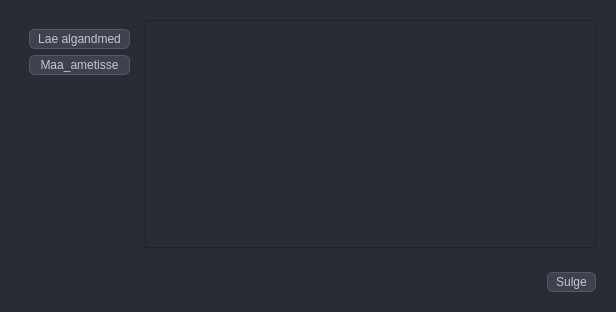
<?xml version="1.0" encoding="UTF-8"?>
<ui version="4.0">
 <class>Dialog</class>
 <widget class="QDialog" name="Dialog">
  <property name="geometry">
   <rect>
    <x>0</x>
    <y>0</y>
    <width>616</width>
    <height>312</height>
   </rect>
  </property>
  <property name="windowTitle">
   <string>Dialog</string>
  </property>
  <property name="styleSheet">
   <string notr="true">QWidget{
    background-color: #272c35;
	color:#c5c5d2
}


QPushButton{
	padding: 2px 8px;
	text-align: center;
	border-radius: 6px;
	background-color:#40414f;
	border: 1px solid #565869;
}


QPushButton:hover{
    background-color: #8e8ea0;
	border: 0.5px solid #acacbe;
	color: #343541;
	text-align: center;	
	padding: 2px 8px;
    border-radius: 6px;
	
}
</string>
  </property>
  <layout class="QVBoxLayout" name="verticalLayout_2">
   <item>
    <widget class="QWidget" name="widget_3" native="true">
     <layout class="QHBoxLayout" name="horizontalLayout_2">
      <item>
       <widget class="QWidget" name="widget" native="true">
        <layout class="QVBoxLayout" name="verticalLayout">
         <item>
          <widget class="QPushButton" name="pbLisaShpFail">
           <property name="text">
            <string>Lae algandmed</string>
           </property>
           <property name="icon">
            <iconset>
             <normaloff>../icons/Icons_hele/file-plus.svg</normaloff>../icons/Icons_hele/file-plus.svg</iconset>
           </property>
           <property name="iconSize">
            <size>
             <width>24</width>
             <height>24</height>
            </size>
           </property>
          </widget>
         </item>
         <item>
          <widget class="QPushButton" name="pbAvaMaaAmet">
           <property name="text">
            <string>Maa_ametisse</string>
           </property>
           <property name="icon">
            <iconset>
             <normaloff>../icons/Icons_hele/external-link.svg</normaloff>../icons/Icons_hele/external-link.svg</iconset>
           </property>
           <property name="iconSize">
            <size>
             <width>24</width>
             <height>24</height>
            </size>
           </property>
          </widget>
         </item>
         <item>
          <spacer name="verticalSpacer">
           <property name="orientation">
            <enum>Qt::Vertical</enum>
           </property>
           <property name="sizeHint" stdset="0">
            <size>
             <width>20</width>
             <height>40</height>
            </size>
           </property>
          </spacer>
         </item>
        </layout>
       </widget>
      </item>
      <item>
       <widget class="QTextEdit" name="textEdit"/>
      </item>
     </layout>
    </widget>
   </item>
   <item>
    <widget class="QWidget" name="widget_2" native="true">
     <layout class="QHBoxLayout" name="horizontalLayout">
      <item>
       <spacer name="horizontalSpacer">
        <property name="orientation">
         <enum>Qt::Horizontal</enum>
        </property>
        <property name="sizeHint" stdset="0">
         <size>
          <width>527</width>
          <height>20</height>
         </size>
        </property>
       </spacer>
      </item>
      <item>
       <widget class="QPushButton" name="pushButton">
        <property name="text">
         <string>Sulge</string>
        </property>
       </widget>
      </item>
     </layout>
    </widget>
   </item>
  </layout>
 </widget>
 <resources/>
 <connections/>
</ui>
